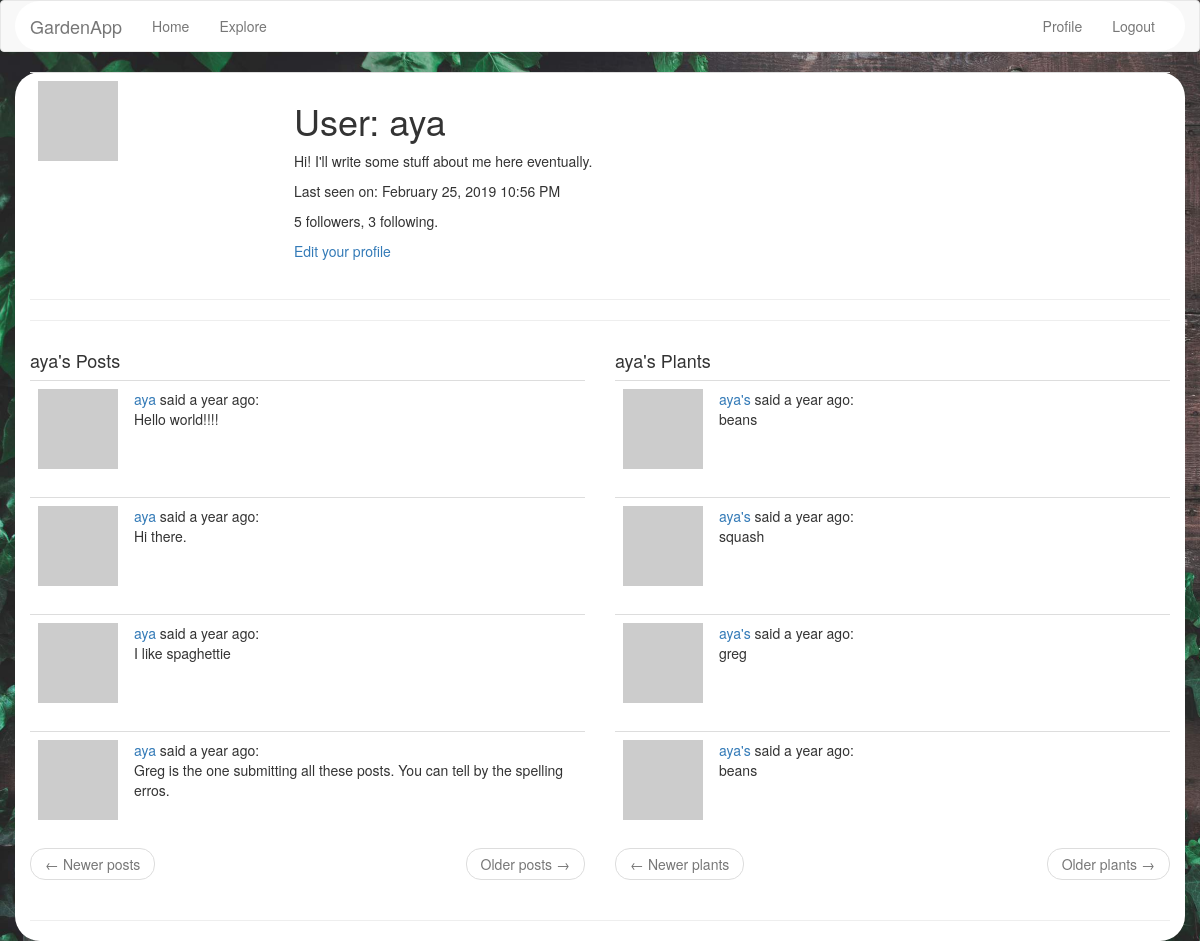
The app's page /user/aya (signed in), older data.
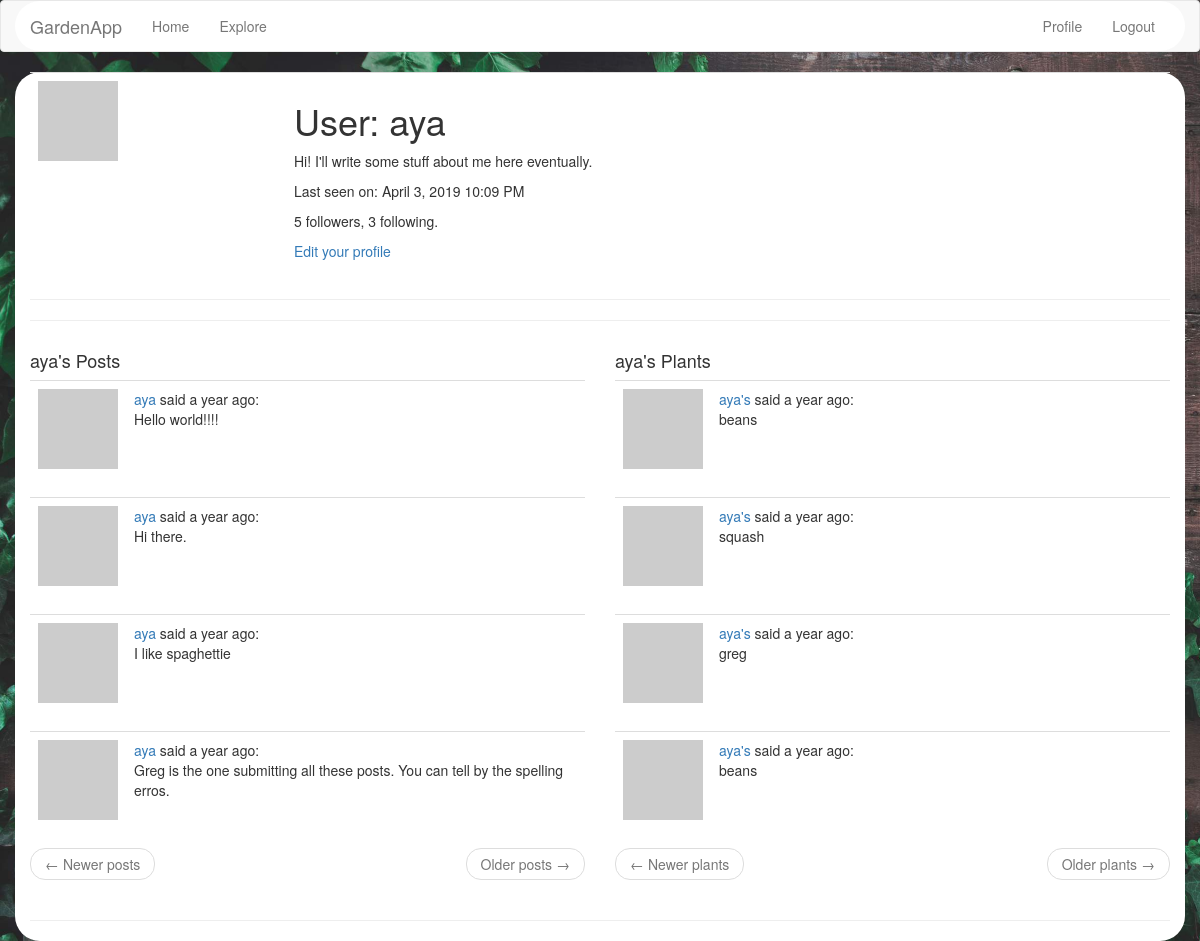
The same page, newer data.
### app/models.py (models this page shows, shortened)
class PaginatedAPIMixin(object):
    @staticmethod
    def to_collection_dict(query, page, per_page, endpoint, **kwargs):
        resources = query.paginate(page, per_page, False)
        data = {
            'items': [item.to_dict() for item in resources.items],
            '_meta': {
                'page': page,
                'per_page': per_page,
                'total_pages': resources.pages,
                'total_items': resources.total
            },
            '_links': {
                'self': url_for(endpoint, page=page, per_page=per_page,
                                **kwargs),
                'next': url_for(endpoint, page=page + 1, per_page=per_page,
                                **kwargs) if resources.has_next else None,
                'prev': url_for(endpoint, page=page - 1, per_page=per_page,
                                **kwargs) if resources.has_prev else None
            }
        }
        return data

class User(PaginatedAPIMixin, UserMixin, db.Model):
    id = db.Column(db.Integer, primary_key=True)
    username = db.Column(db.String(64), index=True, unique=True)
    email = db.Column(db.String(120), index=True, unique=True)
    about_me = db.Column(db.String(140))
    last_seen = db.Column(db.DateTime, default=datetime.utcnow)
    password_hash = db.Column(db.String(128))
    posts = db.relationship('Post', backref='author', lazy='dynamic')
    plants = db.relationship('Plant', backref='grower', lazy='dynamic')
    gardens = db.relationship('Garden', secondary=users_gardens, backref=db.backref('users', lazy='dynamic'))
    followed = db.relationship(
        'User', secondary=followers,
        primaryjoin=(followers.c.follower_id == id),
        secondaryjoin=(followers.c.followed_id == id),
        backref=db.backref('followers', lazy='dynamic'), lazy='dynamic')
    token = db.Column(db.String(32), index=True, unique=True)
    token_expiration = db.Column(db.DateTime)
    def avatar(self, size):
        digest = md5(self.email.lower().encode('utf-8')).hexdigest()
        return 'https://www.gravatar.com/avatar/{}?d=identicon&s={}'.format(
            digest, size)

class Post(PaginatedAPIMixin, db.Model):
    id = db.Column(db.Integer, primary_key=True)
    body = db.Column(db.String(140))
    timestamp = db.Column(db.DateTime, index=True, default=datetime.utcnow)
    user_id = db.Column(db.Integer, db.ForeignKey('user.id'))

class Plant(PaginatedAPIMixin, db.Model):
    id = db.Column(db.Integer, primary_key=True)
    name = db.Column(db.String(140))
    timestamp = db.Column(db.DateTime, index=True, default=datetime.utcnow)
    user_id = db.Column(db.Integer, db.ForeignKey('user.id'))
    garden_id = db.Column(db.Integer, db.ForeignKey('garden.id'))

### app/main/routes.py (the view)
@bp.route('/user/<username>')
@login_required
def user(username):
    user = User.query.filter_by(username=username).first_or_404()
    posts_page = request.args.get('posts_page', 1, type=int)
    plants_page = request.args.get('plants_page', 1, type=int)
    posts = user.posts.paginate(
        posts_page, current_app.config['POSTS_PER_PAGE'], False)
    plants = user.plants.paginate(
        plants_page, current_app.config['PLANTS_PER_PAGE'], False)
    plants_next_url = url_for('main.index', plants_page=plants.next_num, posts_page=posts_page) \
        if plants.has_next else None
    plants_prev_url = url_for('main.index', plants_page=plants.prev_num, posts_page=posts_page) \
        if plants.has_prev else None
    posts_next_url = url_for('main.index', plants_page=plants_page, posts_page=posts.next_num) \
        if posts.has_next else None
    posts_prev_url = url_for('main.index', plants_page=plants_page, posts_page=posts.prev_num) \
        if posts.has_prev else None
    return render_template('user.html', user=user, plants=plants.items, posts=posts.items)

### app/main/routes.py (called while the page is built)
@bp.before_request
def before_request():
    if current_user.is_authenticated:
        current_user.last_seen = datetime.utcnow()
        db.session.commit()

### app/models.py (called while the page is built)
@login.user_loader
def load_user(id):
    return User.query.get(int(id))

### app/templates/user.html
{% extends "base.html" %}
{% block app_content %}
    <table class="table table-hover">
        <tr>
            <td width="256px"><img src="{{ user.avatar(256) }}"></td>
            <td>
                <h1>User: {{ user.username }}</h1>
                {% if user.about_me %}<p>{{ user.about_me }}</p>{% endif %}
                {% if user.last_seen %}<p>Last seen on: {{ moment(user.last_seen).format('LLL') }}</p>{% endif %}
                <p>{{ user.followers.count() }} followers, {{ user.followed.count() }} following.</p>
                {% if user == current_user %}
                <p><a href="{{ url_for('main.edit_profile') }}">Edit your profile</a></p>
                {% elif not current_user.is_following(user) %}
                <p><a href="{{ url_for('main.follow', username=user.username) }}">Follow</a></p>
                {% else %}
                <p><a href="{{ url_for('main.unfollow', username=user.username) }}">Unfollow</a></p>
        {% endif %}
            </td>
        </tr>
    </table>
    <hr>
    <hr>
    <section>
        <div class="row">
            <div class="col-md-6" style="height: 100%;">
                <h4>{{ user.username }}'s Posts</h4>
                <div>
                    {% for post in posts %}
                        {% include '_post.html' %}
                    {% endfor %}
                </div>
                <nav aria-label="...">
                    <ul class="pager">
                        <li class="previous{% if not posts_prev_url %} disabled{% endif %}">
                            <a href="{{ posts_prev_url or '#' }}">
                                <span aria-hidden="true">&larr;</span> Newer posts
                            </a>
                        </li>
                        <li class="next{% if not posts_next_url %} disabled{% endif %}">
                            <a href="{{ posts_next_url or '#' }}">
                                Older posts <span aria-hidden="true">&rarr;</span>
                            </a>
                        </li>
                    </ul>
                </nav>
            </div>
            <div class="col-md-6">
                <h4>{{ user.username }}'s Plants</h4>
                <div>
                {% for plant in plants %}
                    {% include '_plant.html' %}
                {% endfor %}
                </div>
                <nav aria-label="...">
                    <ul class="pager">
                        <li class="previous{% if not plants_prev_url %} disabled{% endif %}">
                            <a href="{{ plants_prev_url or '#' }}">
                                <span aria-hidden="true">&larr;</span> Newer plants
                            </a>
                        </li>
                        <li class="next{% if not plants_next_url %} disabled{% endif %}">
                            <a href="{{ plants_next_url or '#' }}">
                                Older plants <span aria-hidden="true">&rarr;</span>
                            </a>
                        </li>
                    </ul>
                </nav>
            </div>
        </div>
    </section>
    <hr>
{% endblock %}

### app/templates/base.html (shortened to what this page needs)
{% extends 'bootstrap/base.html' %}
{% block styles %}
{{super()}}
  <link rel="stylesheet" href="{{url_for('static', filename='mystyles.css')}}">
{% endblock %}
{% block navbar %}
    <nav class="navbar navbar-default">
        <div class="container">
            <div class="navbar-header">
                <a class="navbar-brand" href="{{ url_for('main.index') }}">GardenApp</a>
            </div>
            <div class="collapse navbar-collapse" id="bs-example-navbar-collapse-1">
                <ul class="nav navbar-nav">
                    <li><a href="{{ url_for('main.index') }}">Home</a></li>
                    <li><a href="{{ url_for('main.explore') }}">Explore</a></li>
                </ul>
                <ul class="nav navbar-nav navbar-right">
                    {% if current_user.is_anonymous %}
                    <li><a href="{{ url_for('auth.login') }}">Login</a></li>
                    {% else %}
                    <li><a href="{{ url_for('main.user', username=current_user.username) }}">Profile</a></li>
                    <li><a href="{{ url_for('auth.logout') }}">Logout</a></li>
                    {% endif %}
                </ul>
            </div>
        </div>
    </nav>
{% endblock %}
{% block content %}
    <div class="container">
        {% block app_content %}{% endblock %}
    </div>
{% endblock %}

### app/templates/_post.html
    <table class="table table-hover">
        <tr>
            <td width="70px">
                <a href="{{ url_for('main.user', username=post.author.username) }}">
                    <img src="{{ post.author.avatar(70) }}" />
                </a>
            </td>
            <td>
                <a href="{{ url_for('main.user', username=post.author.username) }}">
                    {{ post.author.username }}
                </a>
                said {{ moment(post.timestamp).fromNow() }}:
                <br>
                {{ post.body }}
            </td>
        </tr>
    </table>

### app/templates/_plant.html
<table class="table table-hover">
    <tr valign="top">
        <td width="70px">
            <a href="{{ url_for('main.user', username=plant.grower.username) }}">
                <img src="{{ plant.grower.avatar(70) }}">
            </a>
        </td>
        <td>
            <a href="{{ url_for('main.user', username=plant.grower.username) }}">
                {{ plant.grower.username }}'s
            </a>
                said {{ moment(plant.timestamp).fromNow() }}:
            <br>
            {{ plant.name }}
        </td>
    </tr>
</table>

### app/static/mystyles.css (style rules this page uses)
html, body { background-image: url('./pics/tim-mossholder-244857-unsplash-8xlarge_2800.jpg'); background-repeat: no-repeat; background-size: cover; background-attachment: fixed; }
hr { size: 5px; }
.container { background-color: #fff; border-radius: 25px; }

Row changes from the older to the newer data that the page shows:
changed User "aya": last_seen "February 25, 2019 10:56 PM" → "April 3, 2019 10:09 PM"
